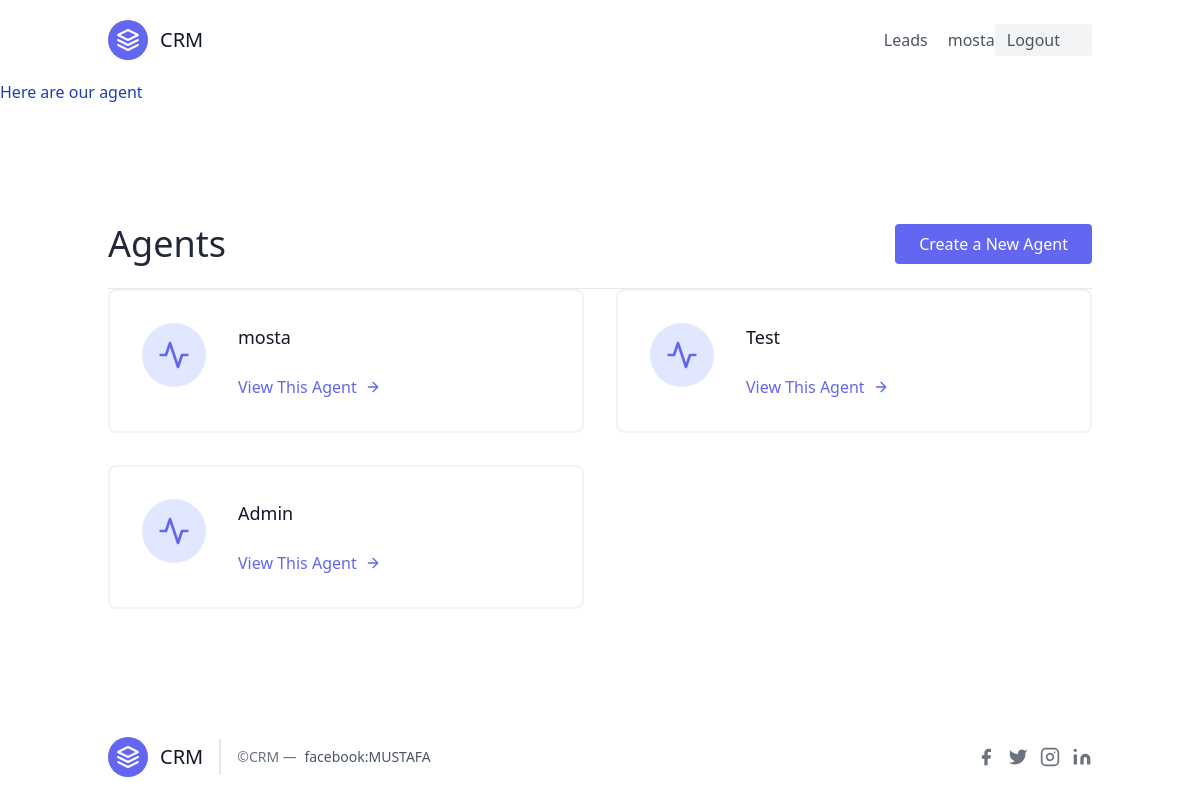
Page /agents/ (signed in) on the earlier database version.
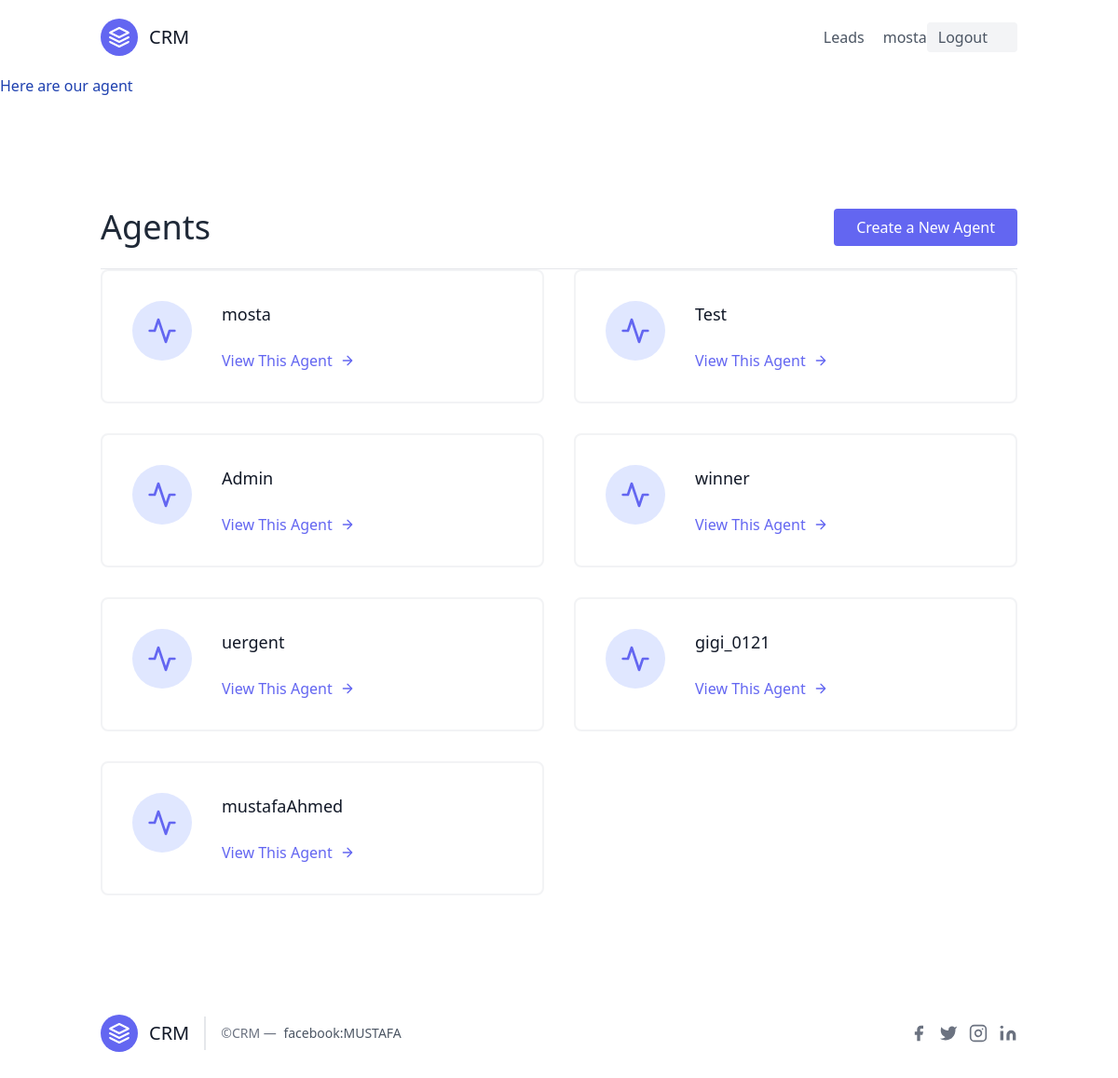
Same page on the later database version.
### leads/models.py (models this page shows, shortened)
class Agent(models.Model):
    user = models.OneToOneField(User,on_delete=models.CASCADE)
    oraganisation = models.ForeignKey(UserProfile,on_delete=models.CASCADE)

class User(AbstractUser):
    is_oraganisor = models.BooleanField(default=True)
    is_agent = models.BooleanField(default=False)

### agents/views.py (the view)
# urls.py: path('',AgentListView.as_view(),name='agent_list'),
class AgentListView(OrgansisorAndLoginRequiredMixin,generic.ListView):
    template_name="agent_list.html"
    def get_queryset(self):
        return Agent.objects.all()

### agents/mixins.py (called while the page is built)
    def dispatch(self, request, *args, **kwargs):
        if not request.user.is_authenticated or not request.user.is_oraganisor:
            return redirect("leads:lead")
        return super().dispatch(request, *args, **kwargs)

### agents/templates/agent_list.html
{% extends "base.html" %}
{% block content %}
  <h1 class="text-blue-800 ">Here are our agent</h1>
   <section class="text-gray-600 body-font">
  <div class="container px-5 py-24 mx-auto flex flex-wrap">
    <div class ='w-full mp-6 py-6 flex justify-between items-center border-b border-gray-200'>
      <div>
      <a href="{% url 'agents:agent_list' %}"> <h1 class="text-4xl text-gray-800"> Agents</h1> </a>
      </div>
      <div>
            <a class="flex ml-auto text-white bg-indigo-500 border-0 py-2 px-6 focus:outline-none hover:bg-indigo-600 rounded" href= "{% url 'agents:agent_create' %}" >Create a New Agent  </a>
      </div>
    </div>
    <div class="flex flex-wrap -m-4">
              {% for agent in object_list  %}
      <div class="p-4 lg:w-1/2 md:w-full">
        <div class="flex border-2 rounded-lg border-gray-200 border-opacity-50 p-8 sm:flex-row flex-col">
          <div class="w-16 h-16 sm:mr-8 sm:mb-0 mb-4 inline-flex items-center justify-center rounded-full bg-indigo-100 text-indigo-500 flex-shrink-0">
            <svg fill="none" stroke="currentColor" stroke-linecap="round" stroke-linejoin="round" stroke-width="2" class="w-8 h-8" viewBox="0 0 24 24">
              <path d="M22 12h-4l-3 9L9 3l-3 9H2"></path>
            </svg>
          </div>
          <div class="flex-grow">
            <h2 class="text-gray-900 text-lg title-font font-medium mb-3">{{agent.user.username}}</h2>
             <a href="{% url 'agents:agent_detail' agent.pk %}" class="mt-3 text-indigo-500 inline-flex items-center">View This Agent
              <svg fill="none" stroke="currentColor" stroke-linecap="round" stroke-linejoin="round" stroke-width="2" class="w-4 h-4 ml-2" viewBox="0 0 24 24">
                <path d="M5 12h14M12 5l7 7-7 7"></path>
              </svg>
            </a>
          </div>
        </div>
      </div>
       {% endfor %}
    </div>
  </div>
</section>
{% endblock content %}

Differences in the rows shown:
added Agent: user.username "winner"
added Agent: user.username "uergent"
added Agent: user.username "gigi_0121"
added Agent: user.username "mustafaAhmed"
